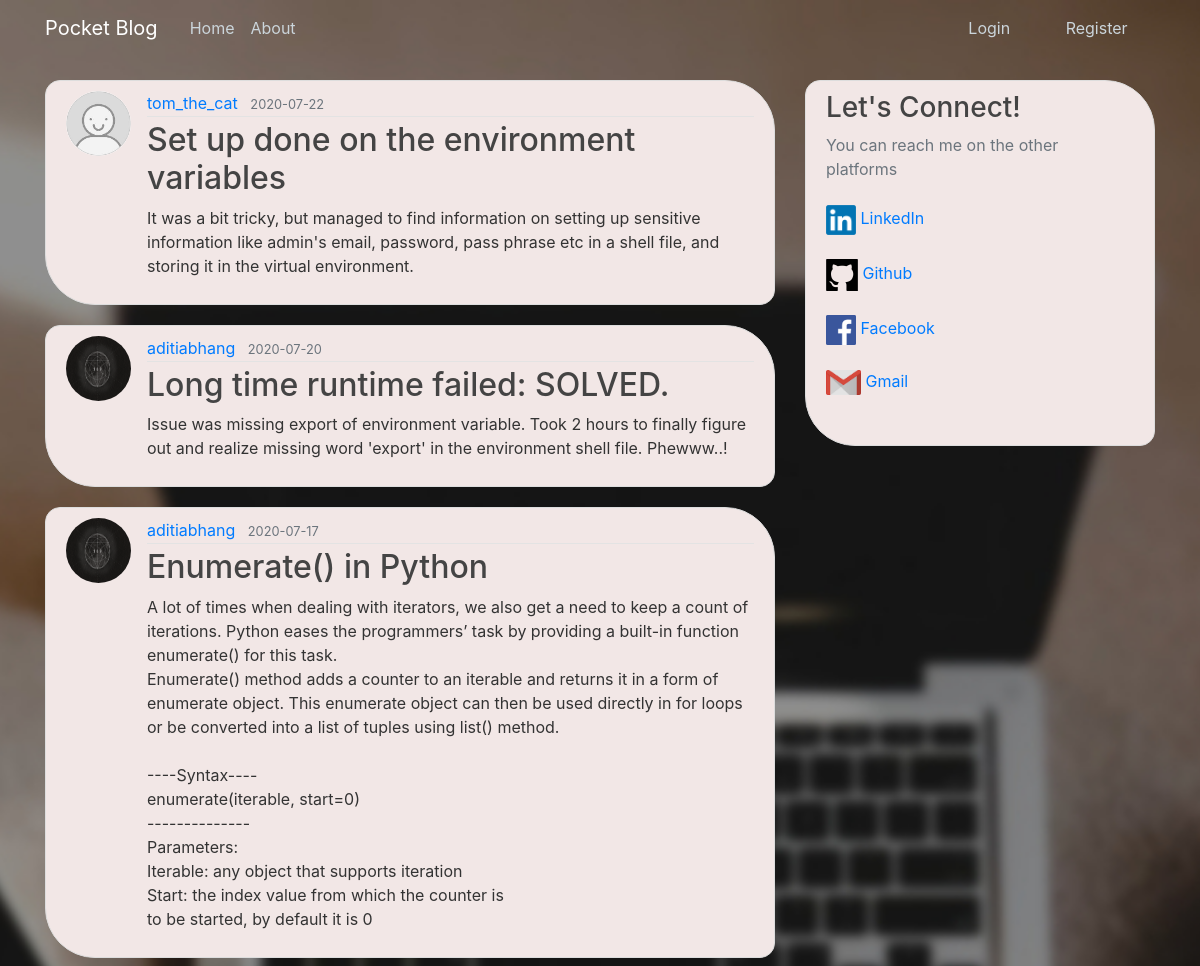
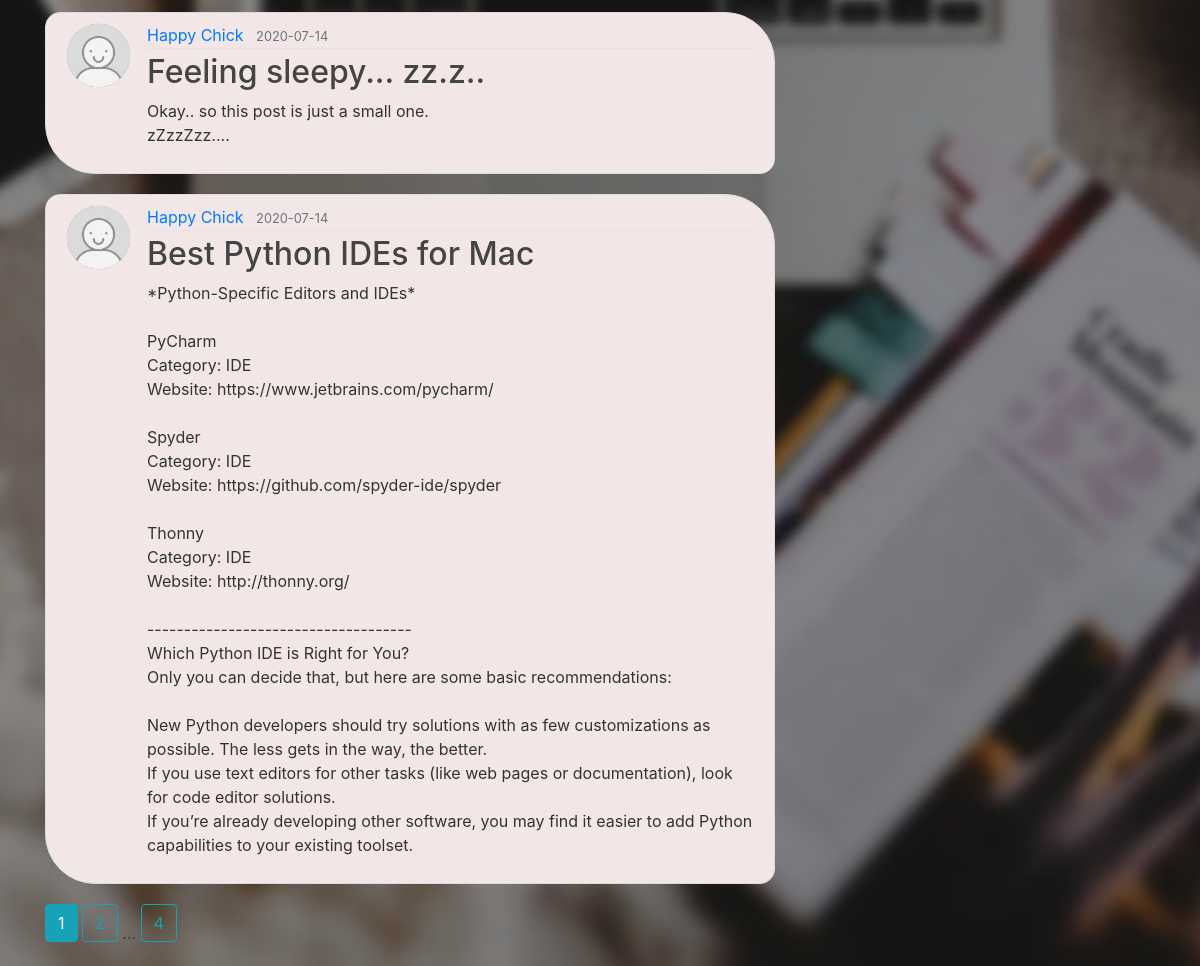
Page /home on the earlier database version (2 pictures, top to bottom).
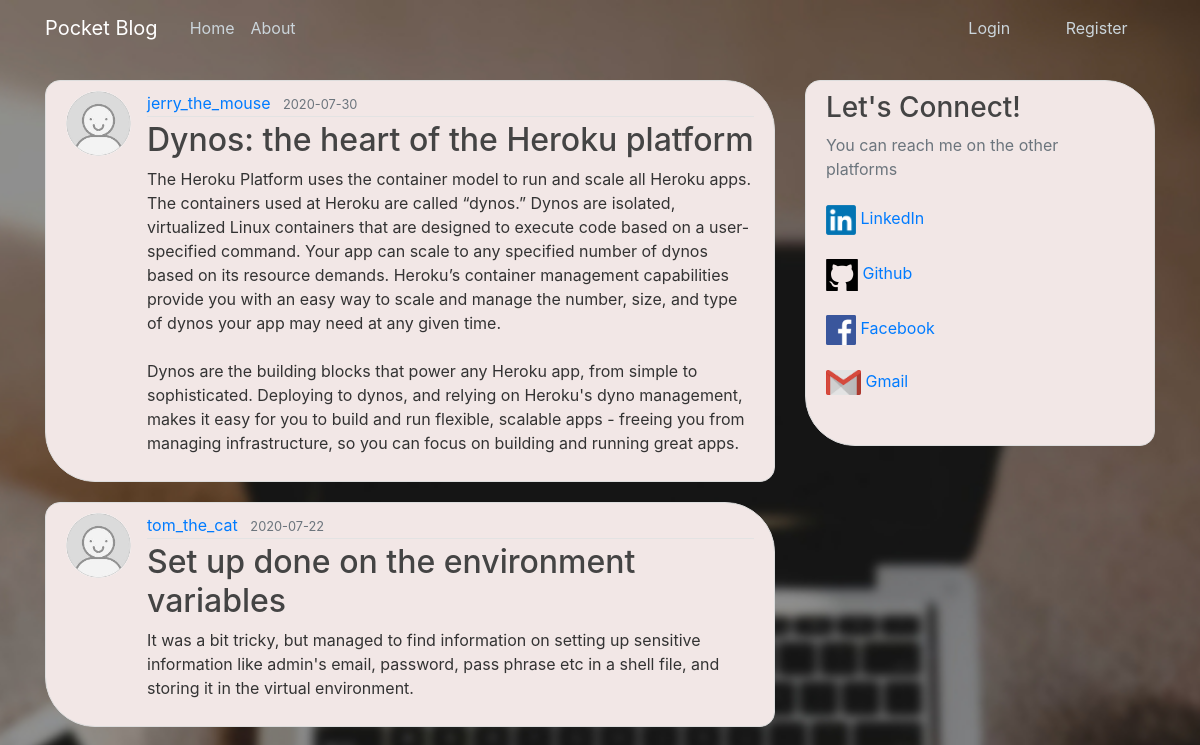
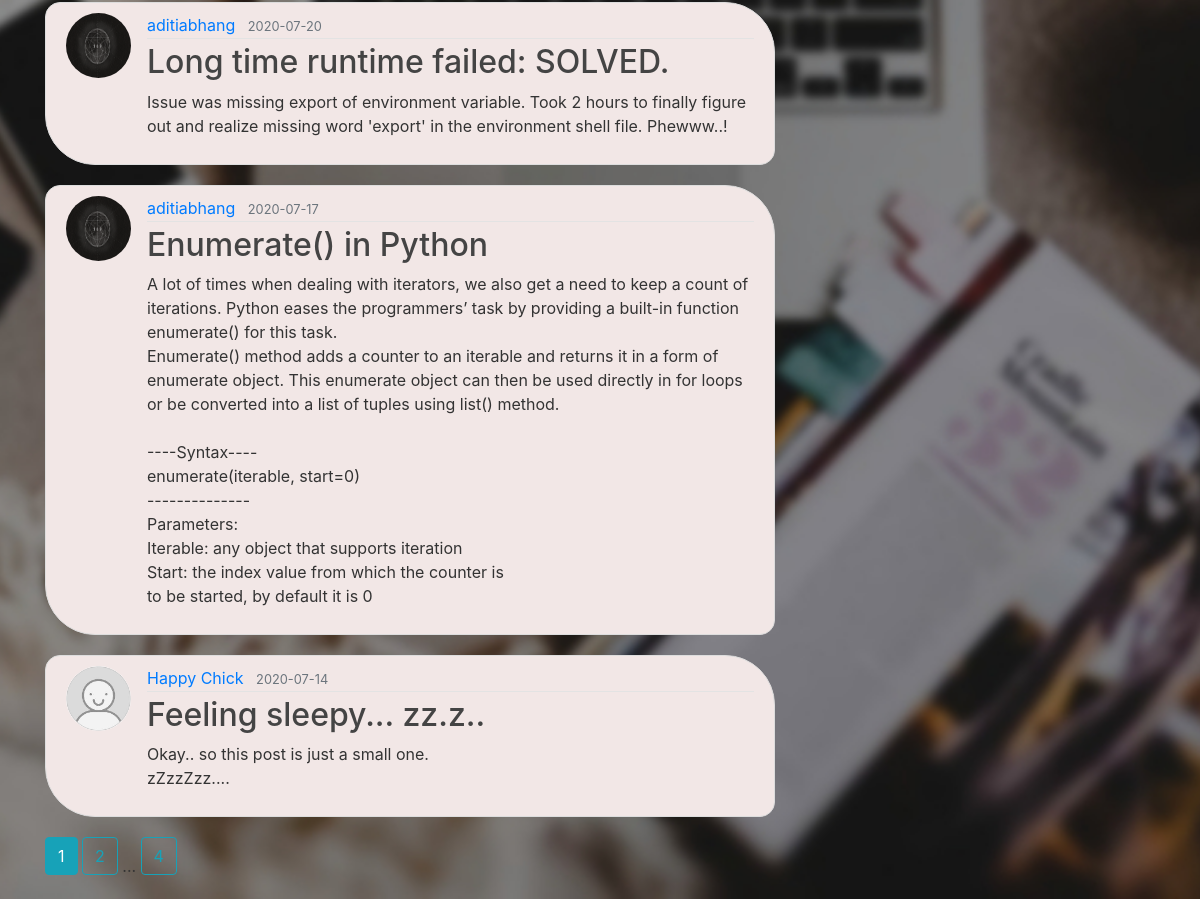
Same page on the later database version (2 pictures, top to bottom).
### pocket_blog/models.py (models this page shows, shortened)
class Post(db.Model):
    id = db.Column(db.Integer, primary_key=True)
    title = db.Column(db.String(100), nullable=False)
    date_posted = db.Column(db.DateTime, nullable=False, default=datetime.utcnow)
    content = db.Column(db.Text, nullable=False)
    user_id = db.Column(db.Integer, db.ForeignKey('user.id'), nullable=False)

class User(db.Model, UserMixin):
    id = db.Column(db.Integer, primary_key=True)
    username = db.Column(db.String(20), unique=True, nullable=False)
    email = db.Column(db.String(120), unique=True, nullable=False)
    image_file = db.Column(db.String(20), nullable=False, default='default.jpg')
    password = db.Column(db.String(60), nullable=False)
    posts = db.relationship('Post', backref='author', lazy=True)

### pocket_blog/main/routes.py (the view)
@main.route("/")
@main.route("/home")
def home():
    page = request.args.get('page', 1, type=int)
    posts = Post.query.order_by(Post.date_posted.desc()).paginate(page=page, per_page=5)
    return render_template('home.html', posts=posts)

### pocket_blog/templates/home.html (shortened to what this page needs)
{% extends "layout.html" %}
{% block content %}
    {% for post in posts.items %}
        <article class="media content-section">
          <img class="rounded-circle article-img" src="{{ url_for('static', filename='profile_pics/' + post.author.image_file) }}">
          <div class="media-body">
            <div class="article-metadata">
              <a class="mr-2" href="{{ url_for('users.user_posts', username=post.author.username) }}">{{ post.author.username }}</a>
              <small class="text-muted">{{ post.date_posted.strftime('%Y-%m-%d') }}</small>
            </div>
            <h2><a class="article-title" href="{{ url_for('posts.post', post_id=post.id) }}">{{ post.title }}</a></h2>
            <p class="article-content">{{ post.content }}</p>
          </div>
        </article>
    {% endfor %}
    {% for page_num in posts.iter_pages(left_edge=1, right_edge=1, left_current=1, right_current=2) %}
      {% if page_num %}
        {% if posts.page == page_num %}
          <a class="btn btn-info mb-4" href="{{ url_for('main.home', page=page_num) }}">{{ page_num }}</a>
        {% else %}
          <a class="btn btn-outline-info mb-4" href="{{ url_for('main.home', page=page_num) }}">{{ page_num }}</a>
        {% endif %}
      {% else %}
        ...
      {% endif %}
    {% endfor %}
{% endblock content %}

### pocket_blog/templates/layout.html (shortened to what this page needs)
<!DOCTYPE html>
<html lang="en">
<head>
    <link rel="stylesheet" href="https://stackpath.bootstrapcdn.com/bootstrap/4.3.1/css/bootstrap.min.css">
    <link rel="stylesheet" type="text/css" href="{{ url_for('static', filename='main.css') }}">
</head>
<body>
    <header class = "site-header">
      <nav class = "navbar navbar-expand-md navbar-dark fixed-top">
        <div class = "container">
          <a class="navbar-brand mr-4" href="/"> Pocket Blog </a>
          <div class = "collapse navbar-collapse" id = "navbarToggle">
            <div class = "navbar-nav mr-auto">
              <a class="nav-item nav-link" href="{{ url_for('main.home') }}"> Home </a>
              <a class="nav-item nav-link" href="{{ url_for('main.about') }}"> About </a>
            </div>
                {% if current_user.is_authenticated %}
                    <div class = "navbar-nav nav_right">
                    <a class="nav-item nav-link" href="{{ url_for('posts.new_post') }}"> New Post </a>
                    <a class="nav-item nav-link" href="{{ url_for('users.account') }}"> Account </a>
                    <a class="nav-item nav-link" href="{{ url_for('users.logout') }}"> Logout </a>
                {% else %}
                    <div class = "navbar-nav nav_two">
                    <a class="nav-item nav-link" href="{{ url_for('users.login') }}"> Login </a>
                    <a class="nav-item nav-link" href="{{ url_for('users.register') }}"> Register </a>
                {% endif %}
            </div>
          </div>
        </div>
      </nav>
    </header>
    <main role="main" class="container">
      <div class="row">
        <div class="col-md-8">
            {% block content %}{% endblock %}
        </div>
        <div class="col-md-4">
          <div class="content-section">
            <h3>Let's Connect!</h3>
            <p class='text-muted'>You can reach me on the other platforms<br><br>
                <img src="../static/Images/linkedin_logo.jpg" height="30px" width="30px">
                <a href="https://www.linkedin.com/in/aditi-abhang/">LinkedIn</a><br>
                <br><img src="../static/Images/github_logo.jpg" height="32px" width="32px">
                <a href="https://github.com/aditiabhang">Github</a><br>
              <br><img src="../static/Images/fb_logo.jpg" height="30px" width="30px">
                <a href="https://www.facebook.com/aditi.abhang/">  Facebook</a><br>
              <br><img src="../static/Images/gmail_logo.png" height="25px" width="35px">
                <a href="mailto:aditi.abhang91@gmail.com">Gmail</a><br><br>
          </div>
        </div>
      </div>
    </main>
</body>
</html>

### pocket_blog/static/main.css (style rules this page uses)
body { background: #E0D1D5 url("desktopbg.jpg") no-repeat center center fixed; -webkit-background-size: cover; -moz-background-size: cover; -o-background-size: cover; background-size: cover; height: 100vh; width: 100%; color: #333333; margin-top: 5rem; }
h1, h2, h3, h4, h5, h6 { color: #444444; }
.site-header .navbar-nav .nav-link { color: #cbd5db; top: 0; width: 100%; }
nav { position: fixed; top: 0px; width: 100%; overflow: auto; transition: 0.3s; }
.nav_two { width: 20%; }
.content-section { background: #F2E7E6; padding: 10px 20px; border: 1px solid #dddddd; border-radius: 15px 50px; margin-bottom: 20px; }
.article-title { color: #444444; }
.article-content { white-space: pre-line; }
.article-img { height: 65px; width: 65px; margin-right: 16px; }
.article-metadata { padding-bottom: 1px; margin-bottom: 4px; border-bottom: 1px solid #e3e3e3 }

Differences in the rows shown:
no longer on this page (row unchanged): Post: image_file (placeholder picture), author.username "Happy Chick", date_posted "2020-07-14", title "Best Python IDEs for Mac", content "*Python-Specific Editors and IDEs* PyCharm Category: IDE Website: https://www.jetbrains.com/pycharm/ Spyder Category: IDE Website: https://github.com/spyder-ide/spyder Thonny Category: IDE Website: http://thonny.org/ ------------------------------------ Which Python IDE is Right for You? Only you can decide that, but here are some basic recommendations: New Python developers should try solutions with as few customizations as possible. The less gets in the way, the better. If you use text editors for other tasks (like web pages or documentation), look for code editor solutions. If you’re already developing other software, you may find it easier to add Python capabilities to your existing…"
added Post: image_file (placeholder picture), author.username "jerry_the_mouse", date_posted "2020-07-30", title "Dynos: the heart of the Heroku platform", content "The Heroku Platform uses the container model to run and scale all Heroku apps. The containers used at Heroku are called “dynos.” Dynos are isolated, virtualized Linux containers that are designed to execute code based on a user-specified command. Your app can scale to any specified number of dynos based on its resource demands. Heroku’s container management capabilities provide you with an easy way to scale and manage the number, size, and type of dynos your app may need at any given time. Dynos are the building blocks that power any Heroku app, from simple to sophisticated. Deploying to dynos, and relying on Heroku's dyno management, makes it easy for you to build and run flexible,…"
Other differences:
new list line: "2"
